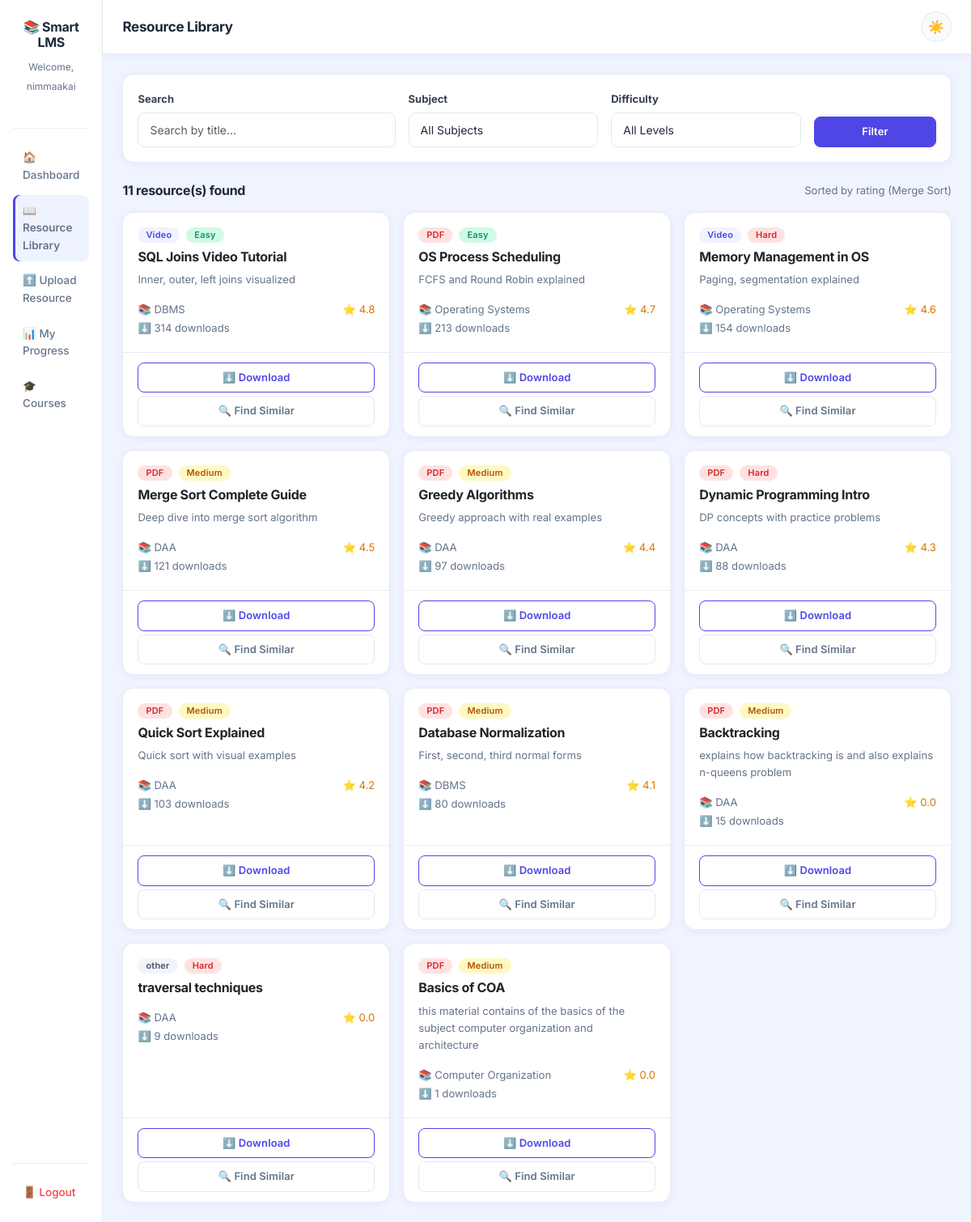
/library (signed in), run on the app's committed database.
### tables this page shows
CREATE TABLE resources (
            resource_id  INTEGER PRIMARY KEY AUTOINCREMENT,
            title        TEXT NOT NULL,
            description  TEXT,
            type         TEXT NOT NULL,
            course       TEXT NOT NULL,
            difficulty   TEXT NOT NULL,
            file_path    TEXT,
            rating       REAL DEFAULT 0,
            downloads    INTEGER DEFAULT 0,
            uploaded_at  TIMESTAMP DEFAULT CURRENT_TIMESTAMP
        );

### app.py (the view)
@app.route('/library')
def library():
    if 'student_id' not in session:
        return redirect(url_for('login'))
    from database.db import get_all_resources
    from algorithms.sorting import merge_sort
    all_resources  = get_all_resources()
    resources_list = [dict(r) for r in all_resources]
    show_similar  = request.args.get('show_similar', '')
    similar_title = ''
    if show_similar and 'similar_ids' in session:
        similar_ids   = session.pop('similar_ids')
        similar_title = session.pop('similar_title', '')
        session.pop('similar_course', '')
        resources_list = [
            r for r in resources_list
            if r['resource_id'] in similar_ids
        ]
        resources_list = merge_sort(resources_list, key='rating', reverse=True)
    else:
        search     = request.args.get('search', '')
        course     = request.args.get('course', '')
        difficulty = request.args.get('difficulty', '')
        if search:
            resources_list = [
                r for r in resources_list
                if search.lower() in r['title'].lower()
            ]
        if course:
            resources_list = [
                r for r in resources_list
                if r['course'] == course
            ]
        if difficulty:
            resources_list = [
                r for r in resources_list
                if r['difficulty'] == difficulty
            ]
        resources_list = merge_sort(resources_list, key='rating', reverse=True)
    courses = sorted(set([r['course'] for r in all_resources]))
    difficulties = sorted(set([r['difficulty'] for r in all_resources]))
    return render_template('library.html',
                           resources=resources_list,
                           student_name=session['student_name'],
                           search=request.args.get('search', ''),
                           course=request.args.get('course', ''),
                           difficulty=request.args.get('difficulty', ''),
                           similar_title=similar_title,
                           courses=courses,
                           difficulties=difficulties)

### algorithms/sorting.py (called while the page is built, shortened)
def merge_sort(resources, key='rating', reverse=True):
    if len(resources) <= 1:
        return resources
    mid = len(resources) // 2
    left_half  = resources[:mid]
    right_half = resources[mid:]
    left_sorted  = merge_sort(left_half,  key, reverse)
    right_sorted = merge_sort(right_half, key, reverse)
    return merge(left_sorted, right_sorted, key, reverse)

def merge(left, right, key, reverse):
    result = []
    i = 0  # pointer for left list
    j = 0  # pointer for right list
    while i < len(left) and j < len(right):
        left_val  = left[i][key]  if left[i][key]  is not None else 0
        right_val = right[j][key] if right[j][key] is not None else 0
        if reverse:
            if left_val >= right_val:
                result.append(left[i])
                i += 1
            else:
                result.append(right[j])
                j += 1
    result.extend(left[i:])
    result.extend(right[j:])
    return result

### database/db.py (called while the page is built)
def get_connection():
    conn = sqlite3.connect(DB_PATH)
    conn.row_factory = sqlite3.Row
    return conn

def get_all_resources():
    conn = get_connection()
    cursor = conn.cursor()
    cursor.execute('''
        SELECT resource_id, title, description, type,
               course, difficulty, rating, downloads
        FROM resources
        ORDER BY rating DESC
    ''')
    resources = cursor.fetchall()
    conn.close()
    return resources

### templates/library.html (shortened to what this page needs)
{% extends 'base.html' %}
{% block content %}
<div class="d-flex" style="min-height: 100vh;">
    <div class="sidebar d-flex flex-column p-3" style="width: 240px; min-height: 100vh; background-color: #1e293b;">
        <div class="text-center mb-4 mt-2">
            <h5 class="text-white fw-bold">📚 Smart LMS</h5>
            <small class="text-secondary">Welcome, {{ student_name }}</small>
        </div>
        <hr class="text-secondary">
        <nav class="nav flex-column gap-1">
            <a href="/dashboard"  class="nav-link text-secondary">🏠 Dashboard</a>
            <a href="/library"    class="nav-link text-white active-link">📖 Resource Library</a>
            <a href="/upload"     class="nav-link text-secondary">⬆️ Upload Resource</a>
            <a href="/progress"   class="nav-link text-secondary">📊 My Progress</a>
            <a href="/courses"     class="nav-link text-secondary">🎓 Courses</a>
        </nav>
        <div class="mt-auto">
            <hr class="text-secondary">
            <a href="/logout" class="nav-link text-danger">🚪 Logout</a>
        </div>
    </div>
    <div class="flex-grow-1 bg-light">
       <nav class="navbar navbar-light bg-white border-bottom px-4 py-3 d-flex justify-content-between align-items-center">
            <span class="navbar-brand mb-0 h5 fw-bold">Resource Library</span>
            <button id="theme-toggle"
                    class="btn btn-sm theme-toggle-btn"
                    title="Toggle dark/light mode">
                <span id="theme-icon">🌙</span>
            </button>
        </nav>
        <div class="p-3 p-md-4">
            <div class="card border-0 shadow-sm mb-4">
                <div class="card-body">
                    <form method="GET" action="/library">
                        <div class="row g-3 align-items-end">
                            <div class="col-12 col-md-4">
                                <label class="form-label small fw-bold">Search</label>
                                <input
                                    type="text"
                                    class="form-control"
                                    name="search"
                                    placeholder="Search by title..."
                                    value="{{ search or '' }}"
                                >
                            </div>
                            <div class="col-12 col-md-3">
                                <label class="form-label small fw-bold">Subject</label>
                                <select class="form-select" name="course">
    <option value="">All Subjects</option>
</select>
                            </div>
                            <div class="col-12 col-md-3">
                                <label class="form-label small fw-bold">Difficulty</label>
                                <select class="form-select" name="difficulty">
    <option value="">All Levels</option>
</select>
                            </div>
                            <div class="col-12 col-md-2">
                                <button type="submit" class="btn btn-primary w-100">
                                    Filter
                                </button>
                            </div>
                        </div>
                    </form>
                </div>
            </div>
            <div class="d-flex justify-content-between align-items-center mb-3">
                <h6 class="fw-bold mb-0">
                    {{ resources|length }} resource(s) found
                </h6>
                {% if similar_title %}
                    <small class="text-muted">
                        Showing resources similar to <strong>{{ similar_title }}</strong>
                        — <a href="/library">View all resources</a>
                    </small>
                {% else %}
                    <small class="text-muted">Sorted by rating (Merge Sort)</small>
                {% endif %}
            </div>
            <div class="row g-3">
                {% if resources %}
                    {% for resource in resources %}
                    <div class="col-12 col-sm-6 col-md-4">
                        <div class="card border-0 shadow-sm h-100">
                            <div class="card-body">
                                <div class="d-flex gap-2 mb-2">
                                    {% if resource['type'] == 'pdf' %}
                                        <span class="badge bg-danger">PDF</span>
                                    {% elif resource['type'] == 'video' %}
                                        <span class="badge bg-primary">Video</span>
                                    {% else %}
                                        <span class="badge bg-secondary">{{ resource['type'] }}</span>
                                    {% endif %}
                                    {% if resource['difficulty'] == 'Easy' %}
                                        <span class="badge bg-success">Easy</span>
                                    {% elif resource['difficulty'] == 'Medium' %}
                                        <span class="badge bg-warning text-dark">Medium</span>
                                    {% else %}
                                        <span class="badge bg-danger">Hard</span>
                                    {% endif %}
                                </div>
                                <h6 class="card-title fw-bold">{{ resource['title'] }}</h6>
                                <p class="card-text text-muted small">
                                    {{ resource['description'] }}
                                </p>
                                <div class="d-flex flex-column flex-md-row justify-content-between align-items-start align-items-md-center gap-2">
                                    <small class="text-muted">📚 {{ resource['course'] }}</small>
                                    <small class="text-warning">⭐ {{ resource['rating'] }}</small>
                                </div>
                                <small class="text-muted">⬇️ <span id="downloads-{{ resource['resource_id'] }}">{{ resource['downloads'] }}</span> downloads</small>
                            </div>
                            <div class="card-footer bg-transparent border-0 pb-3">
                                <button onclick="handleDownload({{ resource['resource_id'] }}, this)"
        class="btn btn-outline-primary btn-sm w-100 mb-1">
    ⬇️ Download
</button>
                            <a href="/similar/{{ resource['resource_id'] }}"
                               class="btn btn-outline-secondary btn-sm w-100">
                                🔍 Find Similar
                            </a>
                            </div>
                        </div>
                    </div>
                    {% endfor %}
                {% endif %}
            </div>
        </div>
    </div>
</div>
{% endblock %}

### static/css/style.css (style rules this page uses)
*, *::before, *::after { transition: background-color 0.15s ease, color 0.15s ease, border-color 0.15s ease, box-shadow 0.15s ease !important; }
* { margin: 0; padding: 0; box-sizing: border-box; }
body { font-family: 'Inter', 'Segoe UI', sans-serif; background-color: #f0f4ff; color: #1e293b; font-size: 15px; line-height: 1.6; }
.sidebar { background: #ffffff !important; border-right: 1px solid #e8ecf4; box-shadow: 2px 0 12px rgba(79, 70, 229, 0.06); }
.sidebar h5 { color: #1e293b !important; font-weight: 700; font-size: 16px; letter-spacing: -0.3px; }
.sidebar small { color: #64748b !important; font-size: 12px; }
.sidebar hr { border-color: #e8ecf4 !important; opacity: 1; }
.sidebar .nav-link { color: #64748b !important; font-size: 13.5px; font-weight: 500; padding: 9px 12px; border-radius: 8px; transition: all 0.18s ease; display: flex; align-items: center; gap: 8px; }
.active-link { background-color: #eff3ff !important; color: #4f46e5 !important; font-weight: 600 !important; box-shadow: inset 3px 0 0 #4f46e5; }
.sidebar .nav-link.text-danger { color: #ef4444 !important; }
.navbar { background: #ffffff !important; border-bottom: 1px solid #e8ecf4 !important; box-shadow: 0 2px 8px rgba(79, 70, 229, 0.05); padding: 14px 24px !important; }
.navbar .navbar-brand { color: #1e293b !important; font-weight: 700; font-size: 17px; letter-spacing: -0.3px; }
.card { border: 1px solid #e8ecf4 !important; border-radius: 14px !important; box-shadow: 0 2px 10px rgba(79, 70, 229, 0.06) !important; transition: transform 0.2s ease, box-shadow 0.2s ease !important; background: #ffffff !important; }
.card-body { padding: 18px !important; }
.card-footer { border-top: 1px solid #e8ecf4 !important; background: transparent !important; padding: 12px 18px !important; }
.btn { font-weight: 600; font-size: 13px; border-radius: 8px !important; padding: 8px 16px; transition: all 0.18s ease; letter-spacing: 0.1px; }
.btn-primary { background: #4f46e5 !important; border-color: #4f46e5 !important; color: #fff !important; }
.btn-outline-primary { color: #4f46e5 !important; border-color: #4f46e5 !important; background: transparent !important; }
.btn-outline-secondary { color: #64748b !important; border-color: #e2e8f0 !important; background: transparent !important; }
.form-control, .form-select { border: 1px solid #e2e8f0; border-radius: 9px !important; padding: 10px 14px; font-size: 14px; color: #1e293b; background: #fff; transition: all 0.2s ease; }
.form-label { font-size: 13px; font-weight: 600; color: #374151; margin-bottom: 6px; }
.badge { font-size: 11px !important; font-weight: 600 !important; padding: 4px 10px !important; border-radius: 20px !important; letter-spacing: 0.2px; }
.bg-danger { background: #fee2e2 !important; color: #dc2626 !important; }
.bg-primary { background: #eff3ff !important; color: #4f46e5 !important; }
.bg-success { background: #d1fae5 !important; color: #059669 !important; }
.bg-warning { background: #fef9c3 !important; color: #b45309 !important; }
.bg-secondary { background: #f1f5f9 !important; color: #475569 !important; }
.flex-grow-1.bg-light { background: #f0f4ff !important; }
h1, h2, h3, h4, h5, h6 { font-weight: 700; letter-spacing: -0.3px; color: #1e293b; }
.text-muted { color: #64748b !important; }
.text-danger { color: #dc2626 !important; }
.text-warning { color: #d97706 !important; }
.shadow-sm { box-shadow: 0 2px 10px rgba(79, 70, 229, 0.07) !important; }
.border-bottom { border-bottom: 1px solid #e8ecf4 !important; }
hr { border-color: #e8ecf4; opacity: 1; }
.theme-toggle-btn { width: 38px; height: 38px; border-radius: 50% !important; border: 1px solid #e2e8f0 !important; background: #f8fafc !important; font-size: 16px; display: flex; align-items: center; justify-content: center; cursor: pointer; transition: all 0.2s ease; padding: 0 !important; }

### data on the page
resources: type "Video", difficulty "Easy", title "SQL Joins Video Tutorial", description "Inner, outer, left joins visualized", course "DBMS", rating "4.8", downloads "314"
resources: type "PDF", difficulty "Easy", title "OS Process Scheduling", description "FCFS and Round Robin explained", course "Operating Systems", rating "4.7", downloads "213"
resources: type "Video", difficulty "Hard", title "Memory Management in OS", description "Paging, segmentation explained", course "Operating Systems", rating "4.6", downloads "154"
resources: type "PDF", difficulty "Medium", title "Merge Sort Complete Guide", description "Deep dive into merge sort algorithm", course "DAA", rating "4.5", downloads "121"
resources: type "PDF", difficulty "Medium", title "Greedy Algorithms", description "Greedy approach with real examples", course "DAA", rating "4.4", downloads "97"
resources: type "PDF", difficulty "Hard", title "Dynamic Programming Intro", description "DP concepts with practice problems", course "DAA", rating "4.3", downloads "88"
resources: type "PDF", difficulty "Medium", title "Quick Sort Explained", description "Quick sort with visual examples", course "DAA", rating "4.2", downloads "103"
resources: type "PDF", difficulty "Medium", title "Database Normalization", description "First, second, third normal forms", course "DBMS", rating "4.1", downloads "80"
resources: type "PDF", difficulty "Medium", title "Backtracking", description "explains how backtracking is and also explains n-queens problem", course "DAA", rating "0.0", downloads "15"
resources: type "other", difficulty "Hard", title "traversal techniques", course "DAA", rating "0.0", downloads "9"
resources: type "PDF", difficulty "Medium", title "Basics of COA", description "this material contains of the basics of the subject computer organization and architecture", course "Computer Organization", rating "0.0", downloads "1"

### other printed values
{{ student_name }} "nimmaakai"
{{ resources|length }} "11"
